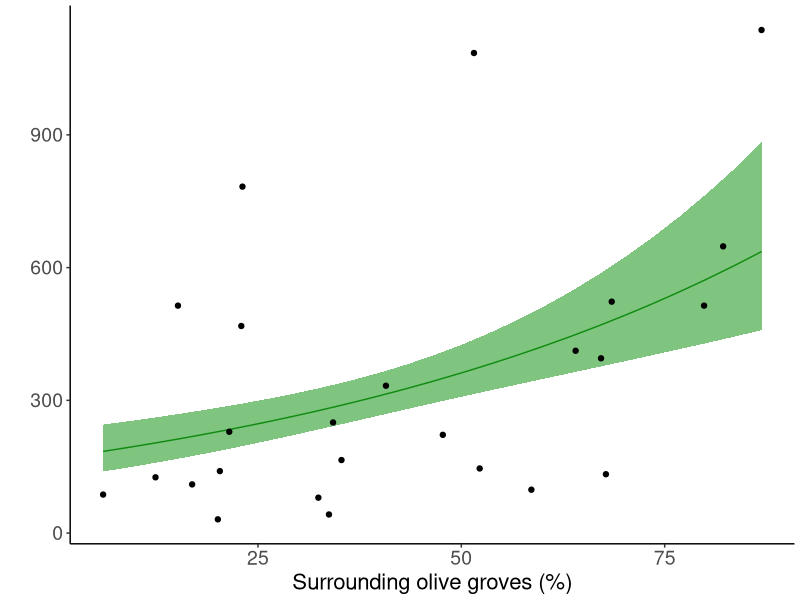
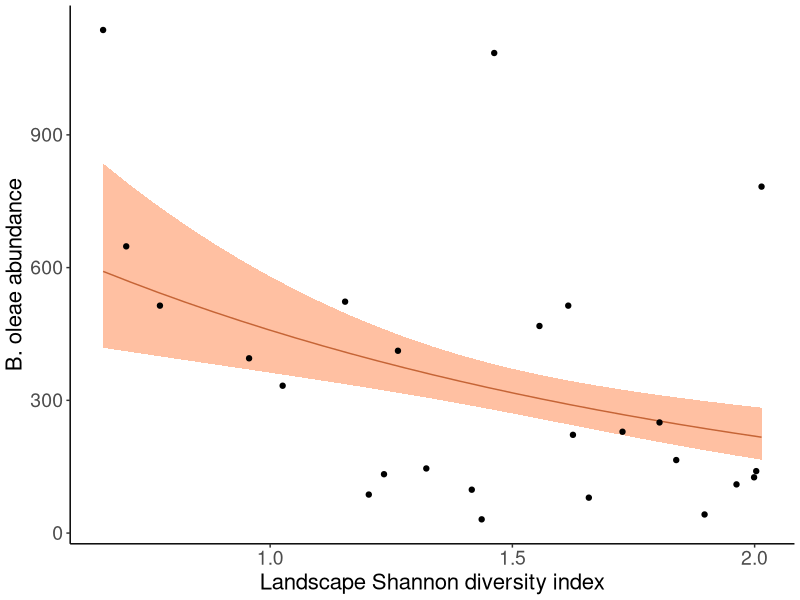
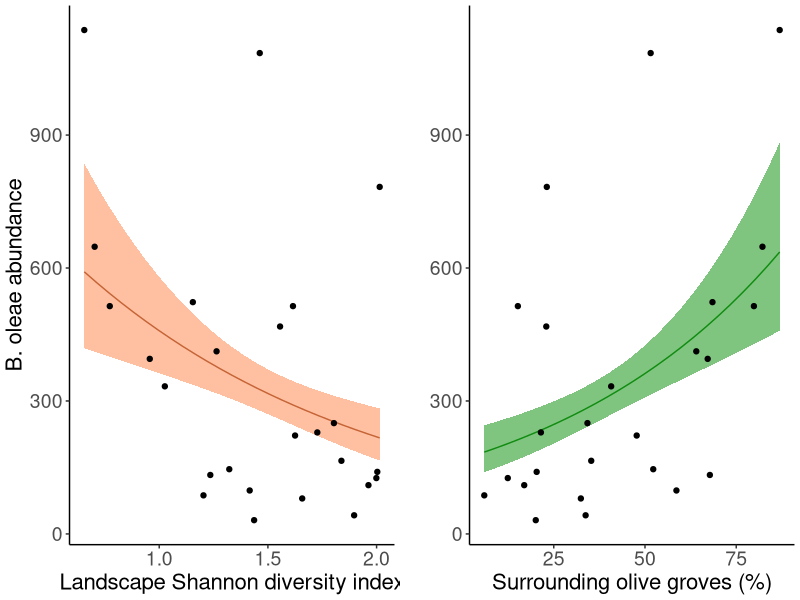

Source code (R) for these figures, in order:
############################################
####FIGURE 4: 10.1007/s10340-022-01489-1#####
#############################################
####Library to do the model
library(MASS)#
####Library to do the plots
library(ggplot2)#
library(ggpubr)#

####This is to keep the graphs with the same appearance
my.theme = theme(
  title= element_text(size = 20),
  axis.title.x = element_text(size = 16),
  axis.text.x = element_text(size = 14),
  axis.text.y = element_text(size = 14),
  axis.title.y = element_text(size = 16),
  axis.line = element_line(size = 0.5, colour = "black"),
  panel.background = element_rect(fill = "white"),
  plot.margin = margin(4,4,4,4))

###Loading data
data <- read.csv("data.csv")

#new code to capture sample size (needed to calculate the coefficient of correlation)
samplesize <- length(data$shdi)

######Model surrounding olive groves
glm.bo.ol<- glm.nb(bo~olive,data=data)

######Model landscape Shannon diversity
glm.bo.shdi<- glm.nb(bo~shdi,data=data)
glm.bo.shdi$coefficients
LMMOutput <- data.frame(glm.bo.shdi$coefficients)

#new code to capture ANOVA 
anovaOutput <- data.frame(anova(glm.bo.shdi))

###Plotting predictions
####Predictions model surrounding olive groves
Xolive <-data.frame(olive=seq(min(data$olive),max(data$olive),length=nrow(data)))


new.data.olive.com <- data.frame(altitude= mean(data$altitude),
                                 ponto=data$ponto,eucalyptus=mean(data$eucalyptus), oak = mean(data$oak), vineyards =mean(data$vineyards),
                                 olive=Xolive, pine =mean(data$pine), pastagem=mean(data$pastagem), scrubs =mean(data$scrubs))


new.data.olive.com$fit <- data.frame(predict(glm.bo.ol, new.data.olive.com, se=T, exclude=c("s(ponto)")))

new.data.olive.com$fit.fit <- new.data.olive.com$fit$fit
new.data.olive.com$up.fit <- new.data.olive.com$fit.fit+new.data.olive.com$fit$se.fit
new.data.olive.com$down.fit <- new.data.olive.com$fit.fit-new.data.olive.com$fit$se.fit


g.olive.com <- ggplot(data,aes(x=olive, y =data$bo))+ my.theme+
  geom_line( data = new.data.olive.com, aes(y = exp(fit.fit)), color="forestgreen") +
  geom_ribbon(data = new.data.olive.com, aes(ymin=exp(down.fit), ymax=exp(up.fit)),alpha=0.5,fill="green4") +
  geom_point()+ xlab("Surrounding olive groves (%)") + ylab("")

g.olive.com

####Predictions model Shannon diversity
Xshdi <-data.frame(shdi=seq(min(data$shdi),max(data$shdi),length=nrow(data)))

new.data.shdi.com <- data.frame(altitude= mean(data$altitude), shdi= Xshdi,
                                ponto=data$ponto,eucalyptus=mean(data$eucalyptus), oak = mean(data$oak), vineyards =mean(data$vineyards),
                                olive=mean(data$olive), pine =mean(data$pine), pastagem=mean(data$pastagem), scrubs =mean(data$scrubs))


new.data.shdi.com$fit <- data.frame(predict(glm.bo.shdi, new.data.shdi.com, se=T, exclude=c("s(ponto)")))

new.data.shdi.com$fit.fit <- new.data.shdi.com$fit$fit
new.data.shdi.com$up.fit <- new.data.shdi.com$fit.fit+new.data.shdi.com$fit$se.fit
new.data.shdi.com$down.fit <- new.data.shdi.com$fit.fit-new.data.shdi.com$fit$se.fit


g.shdi.com <- ggplot(data,aes(x=shdi, y =data$bo))+ my.theme+
  geom_line( data = new.data.shdi.com, aes(y = exp(fit.fit)), color="sienna4") +
  geom_ribbon(data = new.data.shdi.com, aes(ymin=exp(down.fit), ymax=exp(up.fit)),alpha=0.5,fill="sienna1") +
  geom_point() + xlab("Landscape Shannon diversity index") + ylab("B. oleae abundance")
g.shdi.com

###Combining plots
final.plot <- ggarrange(g.shdi.com,g.olive.com)
final.plot